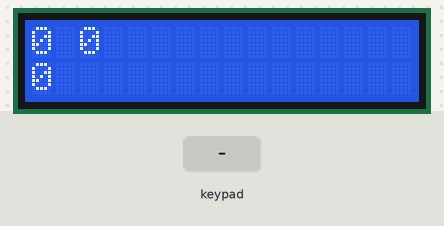
Bench run of a sketch on a simulated Arduino Uno, built with avr-gcc and run on an emulated ATmega328P. Parts: 16×2 character LCD. The inputs (shaded band) are chosen by the test bench.

Above: at 2.2 s.
2.3 s: keypad keys 1 0 9 8 7 A pressed 0.4 s apart
At 5.0 s:
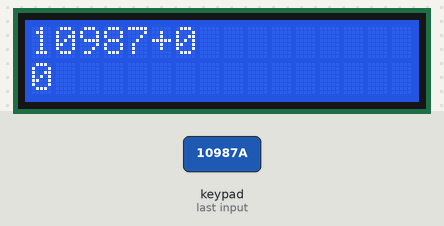
6.2 s: key 'D' pressed
At 7.4 s:
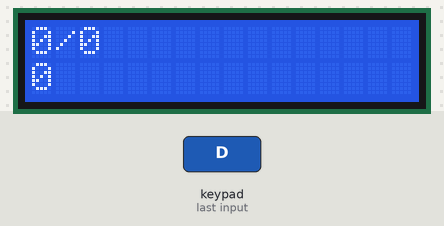
7.8 s: key 'C' pressed
At 8.8 s:
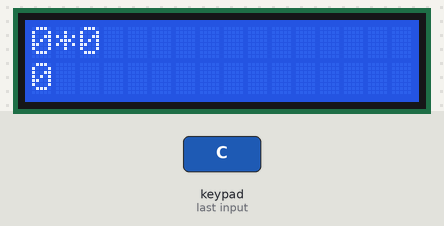
9.4 s: keypad keys 1 0 9 8 7 # pressed 0.4 s apart
At 12.6 s:
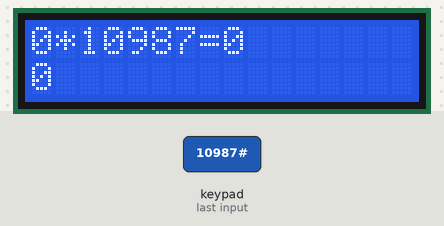
13.3 s: key 'B' pressed
At 14.3 s:
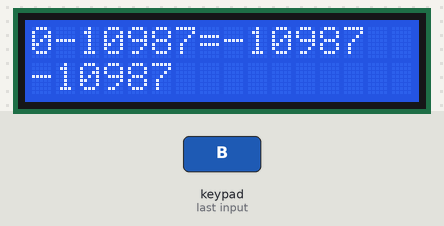
14.9 s: keypad keys 1 0 9 8 7 D pressed 0.4 s apart
At 18.2 s:
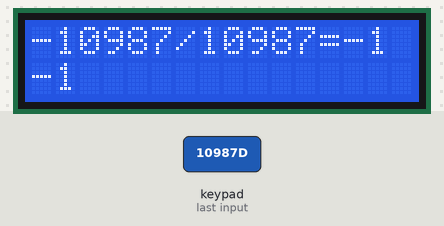
Timing chart, 0 to 19.7 s (numbered marks = the images above; inputs shaded):
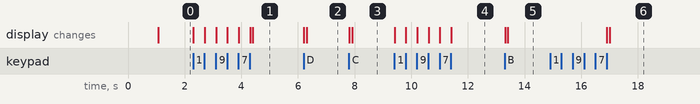

Measured:
- after the input at 2.3 s, the display: first changes at once (image 1 shows a later state)
- after the input at 6.2 s, the display: first changes at once (image 2 shows a later state)
- after the input at 7.8 s, the display: first changes at once (image 3 shows a later state)
- after the input at 9.4 s, the display: first changes at once (image 4 shows a later state)
- after the input at 13.3 s, the display: first changes at once (image 5 shows a later state)
- after the input at 14.9 s, the display: first changes after 2.0 s (image 6 shows a later state)

The sketch:

ug02-47-18-012_cse0406_sketch_aug03c.ino
```cpp
#include <LiquidCrystal.h>
#include <Keypad.h>
const byte ROWS = 4;
const byte COLS = 4;
//Define the Keymap
char keys[ROWS][COLS] = {
 {'7','8','9','D'},

 {'4','5','6','C'},

 {'1','2','3','B'},

 {'*','0','#','A'}

 };
 byte rowPins[ROWS] = {A0 ,A1, A2, A3};
 byte colPins[COLS] = {10, 9, 8, 7};
 Keypad kpd = Keypad( makeKeymap(keys), rowPins, colPins, ROWS, COLS );
 LiquidCrystal lcd(12, 11, 5, 4, 3, 2);
 long Num1,Num2,Number;
 char key,N0_KEY,action;
 boolean result= false;
 void setup(){
 lcd.begin(16,2);
 lcd.print("Calculator");
 lcd.setCursor(0,1);
 lcd.print("HELLO Rimi");
 delay(1000);
 lcd.clear();
 }
 void loop(){
 //store pressed key value in a char container
 key= kpd.getKey();
 if(key!=N0_KEY)
 DetectButtons();
 if(result==true)
 CalculateResult();
 DisplayResult();

 }
 void DetectButtons()
 {
 lcd.clear();
 if(key=='*')
 {
 Number=Num1=Num2=0;result=false;
 }
 if(key=='1')
 {
 Serial.println("Button 1");
 if(Number==0)
 Number=1;
 else
 Number=(Number*10)+1; //if pressed twice

 }

 if(key=='4')
 {
 if(Number==0)
 Number=4;
 else
 Number=(Number*10)+4;
 }

 if(key=='7')
 {
 if(Number==0)
 Number=7;
 else
 Number=(Number*10)+7;
 }
 if(key=='0')
 {
 if(Number==0)
 Number=0;
 else
 Number=(Number*10)+0;
 }
 if(key=='2')
 {
 if(Number==0)
 Number=2;
 else
 Number=(Number*10)+2;
 }
 if(key=='5')
 {
 if(Number==0)
 Number=5;
 else
 Number=(Number*10)+5;
 }
 if(key=='8')
 {
 if(Number==0)
 Number=8;
 else
 Number=(Number*10)+8;
 }
 //Equals to button
 if(key=='#')
 {
 Num2=Number;
 result=true;
 }
 if(key=='3')
 {
 if(Number==0)
 Number=3;
 else
 Number= (Number*10)+3;

 }
 if(key=='6')
 {
 if(Number==0)
 Number=6;
 else
 Number= (Number*10)+6;

 }
 if(key=='9')
 {
 if(Number==0)
 Number=9;
 else
 Number= (Number*10)+9;

 }
 //Detecting Buttons on Column 4
 if(key=='A'||key=='B'||key=='C'||key=='D')
 {
 Num1= Number;
 Number=0;
 if(key=='A')
 {action='+';}
 if(key=='B')
 {action='-';}
 if(key=='C')
 {action='*';}
 if(key=='D')
 {action='/';}
 delay(100);

 }

 }
 void CalculateResult()
 {
 if(action=='+')
 Number=Num1+Num2;
 if(action=='-')
 Number=Num1-Num2;
 if(action=='*')
 Number=Num1*Num2;
 if(action=='/')
 Number=Num1/Num2;
 }
 void DisplayResult()
 {
 //set the cursor to column 0,line 1 and display the results
 lcd.setCursor(0,0);
 lcd.print(Num1);lcd.print(action);lcd.print(Num2);
 if(result==true)
 {
 lcd.print("=");
 lcd.print(Number);
 }
 //set the cursor to column 0,line 1 and display the result
 lcd.setCursor(0,1);
 lcd.print(Number);

 }
```
